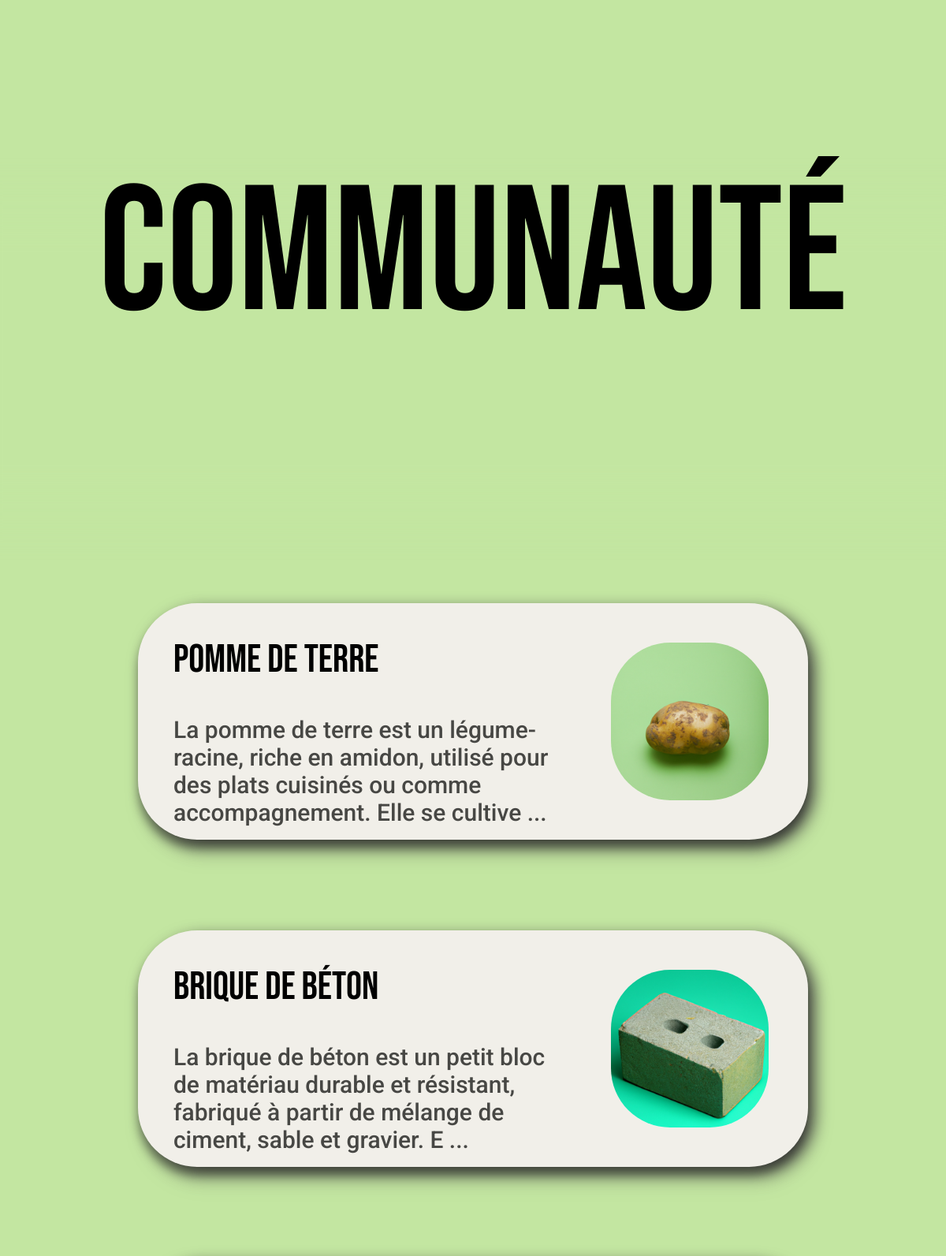
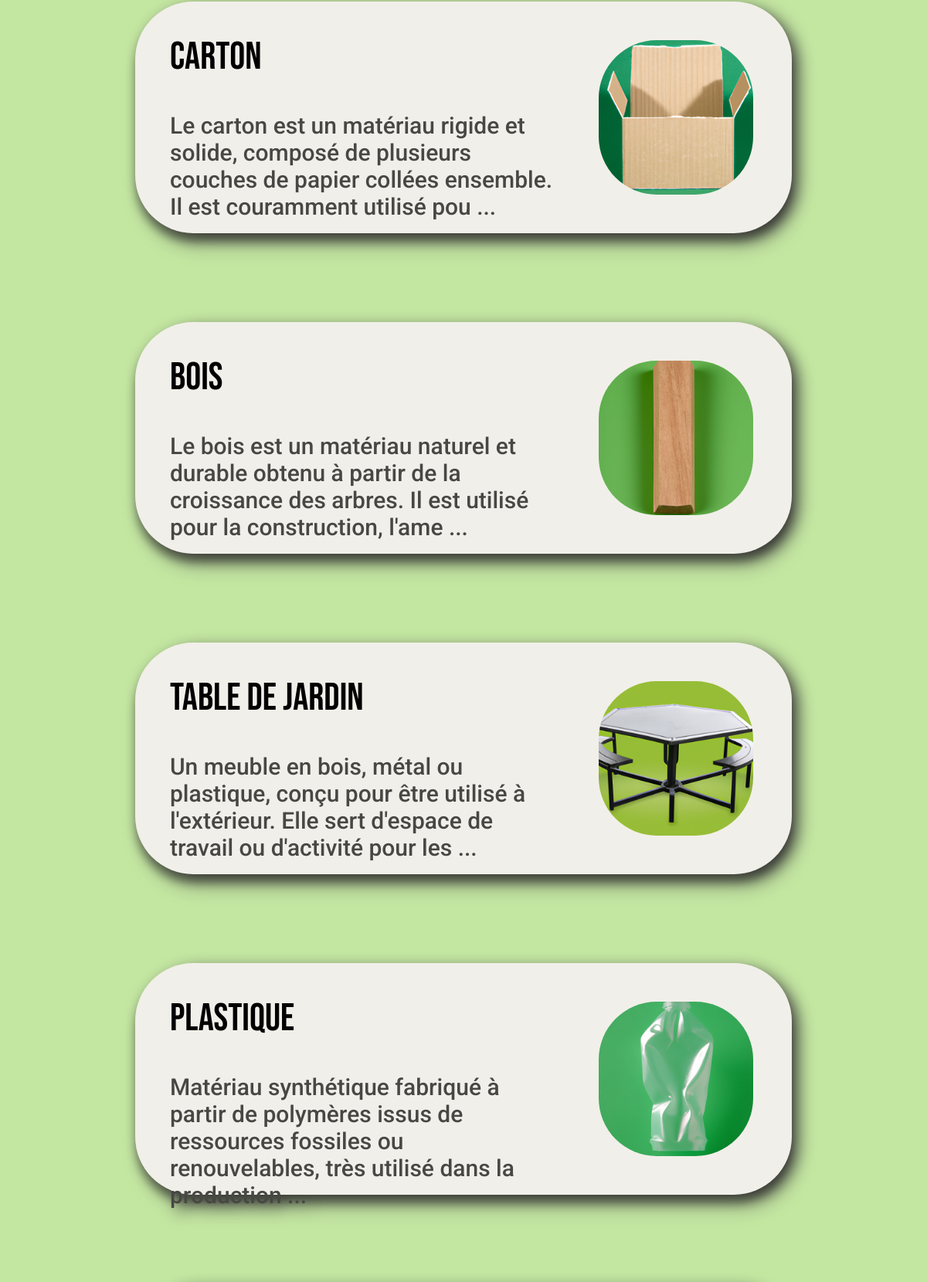
The app's page /popular (upper part) with its own data (2 pictures, top to bottom).
### app/models.py (models this page shows, shortened)
class Waste(db.Model):
    id = db.Column(db.Integer, primary_key=True)
    name = db.Column(db.String(50), unique=True, nullable=False)
    description = db.Column(db.Text, nullable=False)
    list_recycling_possibilitites = db.Column(db.Text, nullable=False)
    nb_views = db.Column(db.Integer, nullable=False, default=0)
    last_viewed = db.Column(db.DateTime, nullable=False,
                            default=datetime.utcnow)

### app/wastes/routes.py (the view)
@wastes_bp.route('/popular')
def popular():
    page = request.args.get('page', 1, type=int)
    wastes = Waste.query.order_by(
        Waste.nb_views.desc()).paginate(page=page, per_page=10)
    return render_template('popular.html', wastes=wastes, title='Popular', location='popular')

### app/templates/popular.html (shortened to what this page needs)
{%extends "layout.html"%}
{% block head%}
<link rel="stylesheet" href="{{ url_for('static', filename='css/article-waste-container.css') }}">
{% endblock %}
{% block content %}
<div class="div-content-site">
    <nav class="navbar">
        <div class="navbar-blur"></div>
        <h1>COMMUNAUTÉ</h1>
    </nav>
    {% for waste in wastes.items %}
    <div class="content-container">
        <a href="{{ url_for('wastes.waste', waste_id=waste.id) }}" target="_self">
            <div class="text-container">
                <h2>{{ waste.name }}</h2>
                {% if waste.description[:130] !=  waste.description[:131] %}
                <p>{{ waste.description[:130] + ' ...' }}</p>
                {% else %}
                <p>{{ waste.description }}</p>
                {% endif %}
            </div>
            <div class="image-container">
                <img src={{ url_for('static', filename='uploads/wastes/' + waste.name + '.png' ) }} alt="Image">
            </div>
        </a>
    </div>
    {% endfor %}
</div>
{% endblock content %}

### app/static/css/main.css (style rules this page uses)
body { background-color: #C3E6A1; font-family: 'Roboto', sans-serif; }
.navbar, .navbar-search { position: fixed; left: 0%; width: 100%; top: 0%; z-index: 9998; margin: 0; }
.navbar { height: 650px; }
.navbar-blur, .navbar-search-blur { position: absolute; left: -4.63%; right: -4.63%; bottom: 0%; background: #C3E6A1; filter: blur(25px); }
.navbar-blur { top: 40%; }
.navbar h1, .navbar-search h1 { left: 0; right: 0; position: absolute; margin: auto; display: flex; align-items: center; justify-content: center; text-align: center; font-family: 'Bebas Neue'; font-style: normal; font-weight: 400; font-size: 225px; line-height: 270px; color: #000000; }
.navbar h1 { top: 5%; bottom: 5%; }
.div-content-site { position: relative; left: 0%; right: 0%; margin-top: 765px; margin-bottom: 260px; padding-bottom: 230px; }

### app/static/css/article-waste-container.css (style rules this page uses)
.content-container { filter: drop-shadow(8px 8px 10px #474744); Width: 850px; Height: 300px; margin-top: 115px; margin-left: calc(50% - 850px/2); margin-right: calc(50% + 850px/2); text-decoration: none; background: #F1EFE9; box-shadow: 0px 11px 11px rgba(0, 0, 0, 0.25); border-radius: 75px; }
.text-container { position: absolute; left: 5.29%; right: 35.88%; font-style: normal; }
.text-container h2 { top: 15%; bottom: 62.67%; font-family: 'Bebas Neue'; font-weight: 400; font-size: 50px; line-height: 60px; display: flex; align-items: center; color: #000000; }
.text-container p { top: 40%; bottom: 15%; font-family: 'Roboto'; font-weight: 500; font-size: 30px; line-height: 35px; color: #474744; }
.image-container { position: absolute; left: 70.59%; right: 5.88%; top: 16.67%; bottom: 16.67%; background: #FFFCF8; border-radius: 75px; }
.image-container img { width: 100%; height: 100%; object-fit: cover; border-radius: 75px; }

### records on screen
Waste: name "pomme de terre", description "La pomme de terre est un légume-racine, riche en amidon, utilisé pour des plats cuisinés ou comme accompagnement. Elle se cultive ...", name (picture)
Waste: name "brique de béton", description "La brique de béton est un petit bloc de matériau durable et résistant, fabriqué à partir de mélange de ciment, sable et gravier. E ...", name (picture)
Waste: name "carton", description "Le carton est un matériau rigide et solide, composé de plusieurs couches de papier collées ensemble. Il est couramment utilisé pou ...", name (picture)
Waste: name "bois", description "Le bois est un matériau naturel et durable obtenu à partir de la croissance des arbres. Il est utilisé pour la construction, l'ame ...", name (picture)
Waste: name "table de jardin", description "Un meuble en bois, métal ou plastique, conçu pour être utilisé à l'extérieur. Elle sert d'espace de travail ou d'activité pour les ...", name (picture)
Waste: name "plastique", description "Matériau synthétique fabriqué à partir de polymères issus de ressources fossiles ou renouvelables, très utilisé dans la production ...", name (picture)
